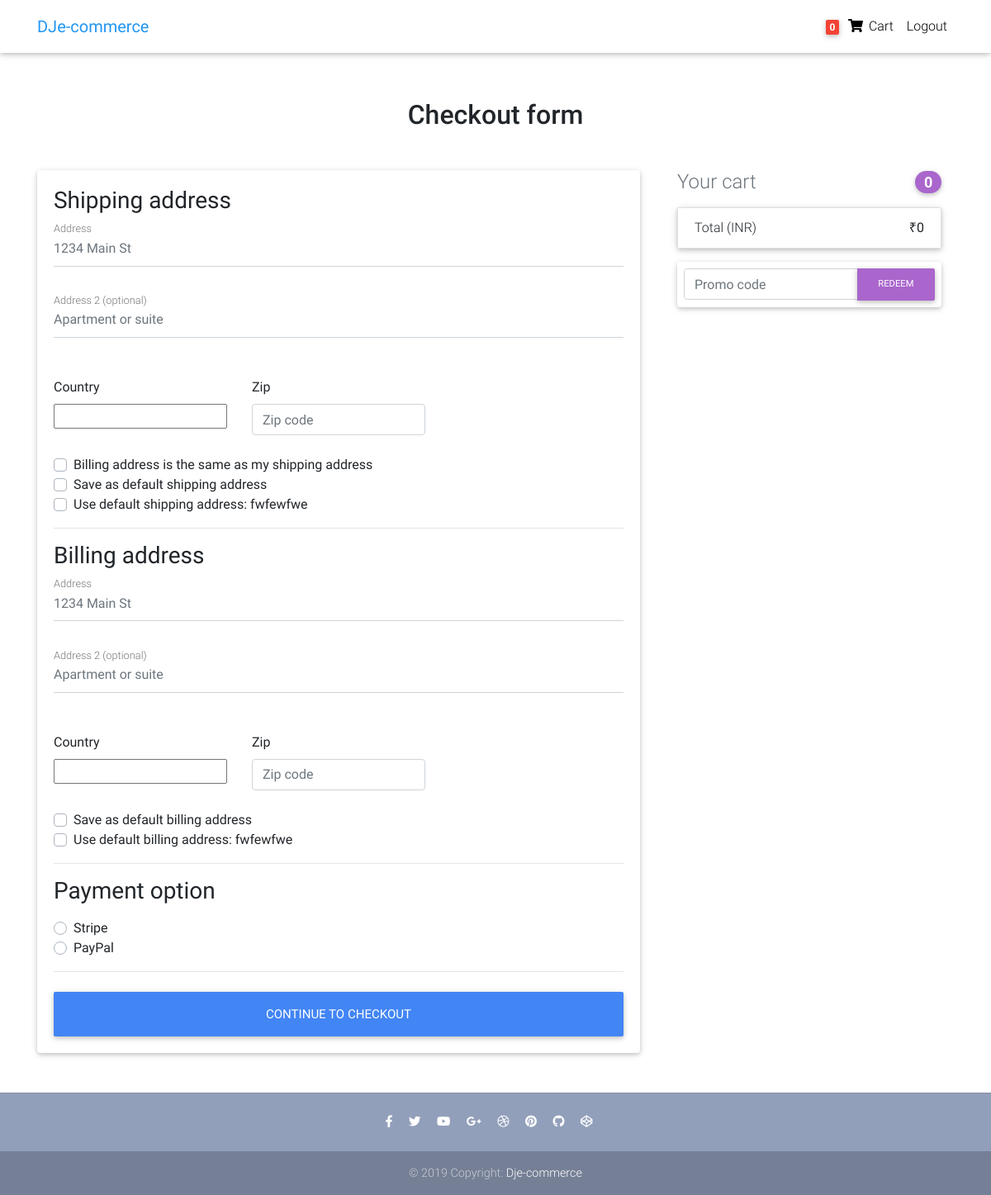
/checkout/ (signed in), run on an earlier commit of the app's database.
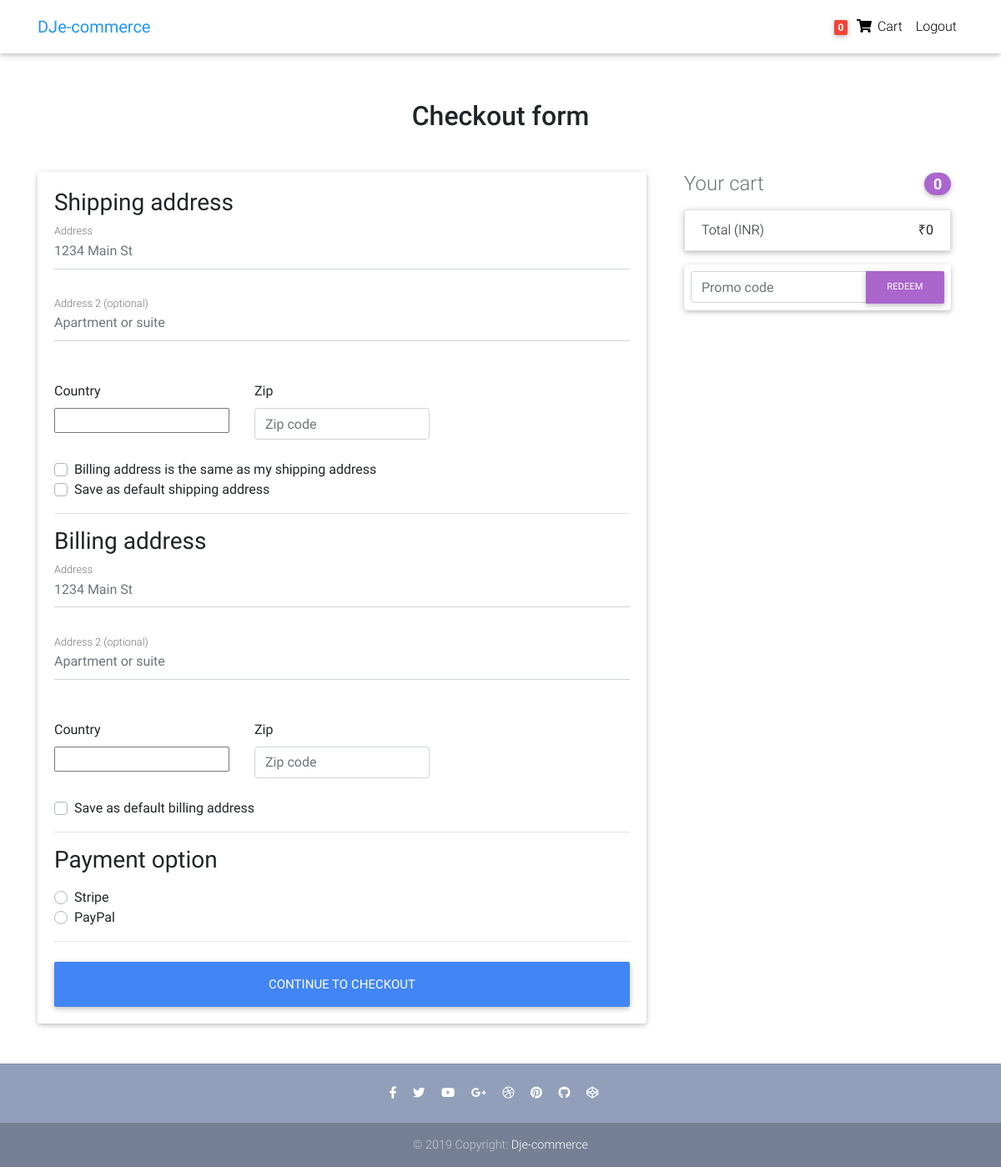
And on a later commit of the database.
### core/models.py (models this page shows, shortened)
class Address(models.Model):
    user = models.ForeignKey(settings.AUTH_USER_MODEL,
                             on_delete=models.CASCADE)
    street_address = models.CharField(max_length=100)
    apartment_address = models.CharField(max_length=100)
    country = CountryField(multiple=False)
    zip = models.CharField(max_length=100)
    address_type = models.CharField(max_length=1, choices=ADDRESS_CHOICES)
    default = models.BooleanField(default=False)
    class Meta:
        verbose_name_plural = 'Addresses'

### core/views.py (the view, shortened to what this page needs)
# urls.py: path('checkout/', CheckoutView.as_view(), name='checkout'),
class CheckoutView(View):
    def get(self, *args, **kwargs):
        try:
            order = Order.objects.get(user=self.request.user, ordered=False)
            form = CheckoutForm()
            context = {
                'form': form,
                'couponform': CouponForm(),
                'order': order,
                'DISPLAY_COUPON_FORM': True
            }
            shipping_address_qs = Address.objects.filter(
                user=self.request.user,
                address_type='S',
                default=True
            )
            if shipping_address_qs.exists():
                context.update(
                    {'default_shipping_address': shipping_address_qs[0]})
            billing_address_qs = Address.objects.filter(
                user=self.request.user,
                address_type='B',
                default=True
            )
            if billing_address_qs.exists():
                context.update(
                    {'default_billing_address': billing_address_qs[0]})
            return render(self.request, "checkout.html", context)
        except ObjectDoesNotExist:
            messages.info(self.request, "You do not have an active order")
            return redirect("core:checkout")

### core/forms.py
class CheckoutForm(forms.Form):
    shipping_address = forms.CharField(required=False)
    shipping_address2 = forms.CharField(required=False)
    shipping_country = CountryField(blank_label='(select country)').formfield(
        required=False,
        widget=CountrySelectWidget(attrs={
            'class': 'custom-select d-block w-100',
        }))
    shipping_zip = forms.CharField(required=False)
    billing_address = forms.CharField(required=False)
    billing_address2 = forms.CharField(required=False)
    billing_country = CountryField(blank_label='(select country)').formfield(
        required=False,
        widget=CountrySelectWidget(attrs={
            'class': 'custom-select d-block w-100',
        }))
    billing_zip = forms.CharField(required=False)
    same_billing_address = forms.BooleanField(required=False)
    set_default_shipping = forms.BooleanField(required=False)
    use_default_shipping = forms.BooleanField(required=False)
    set_default_billing = forms.BooleanField(required=False)
    use_default_billing = forms.BooleanField(required=False)
    payment_option = forms.ChoiceField(
        widget=forms.RadioSelect, choices=PAYMENT_CHOICES)

### templates/checkout.html (shortened to what the changed rows need)
{% extends "base.html" %}
{% load crispy_forms_tags %}
{% block content %}
  <main >
    <div class="container wow fadeIn">
      <h2 class="my-5 h2 text-center">Checkout form</h2>
      <div class="row">
        <div class="col-md-8 mb-4">
          <div class="card">
            <form method="POST" class="card-body">
              {% if default_shipping_address %}
              <div class="custom-control custom-checkbox">
                <label class="custom-control-label" for="use_default_shipping">Use default shipping address: {{ default_shipping_address.street_address|truncatechars:10 }}</label>
              </div>
              {% endif %}
              {% if default_billing_address %}
              <div class="custom-control custom-checkbox">
                <label class="custom-control-label" for="use_default_billing">Use default billing address: {{ default_billing_address.street_address|truncatechars:10 }}</label>
              </div>
              {% endif %}
            </form>
          </div>
        </div>
      </div>
    </div>
  </main>
{% endblock content %}

What changed in the data, as far as the page shows it:
removed Address: street_address "fwfewfwe"
removed Address: street_address "fwfewfwe"
Also different on the page:
text no longer shown: "Use default shipping address: Use default billing address:"
